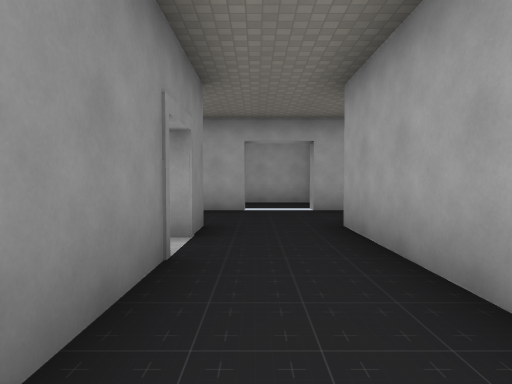
View 1 (above)

23 first-person views from a walk through a 3-D level made in the Godot game engine. The camera is 1.3 m above the floor, tilts 2° down and sees 75° across. The floor is counted in squares, 2 m on a side. Each view is taken from the middle of a square. On the plan, view 1 faces up. The plan holds only what a view shows up to about 10 squares ahead; the rest is blank. Door leaves are left out where a doorway can be walked through. Some surface patterns are stand-ins.

View 2
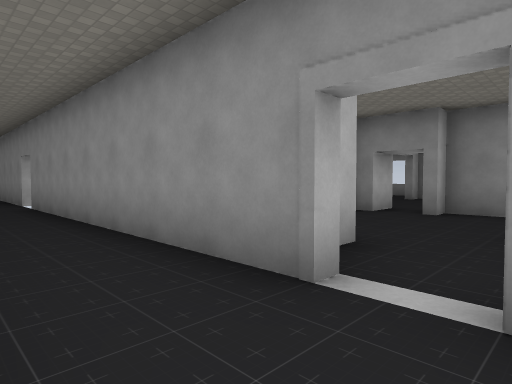

View 3
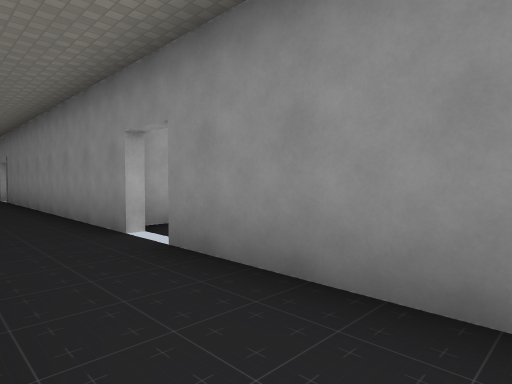

View 4
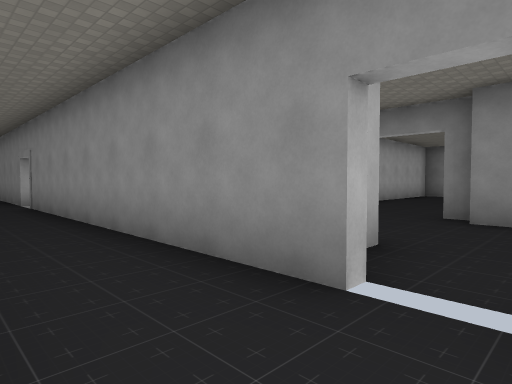

View 5
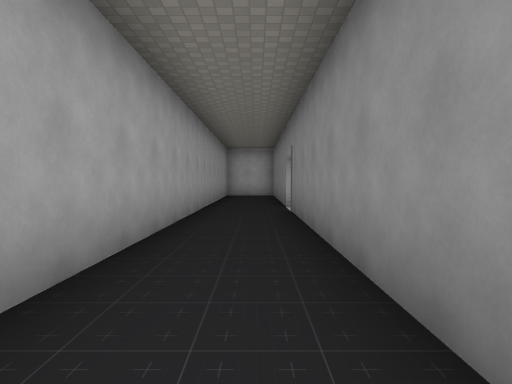

View 6
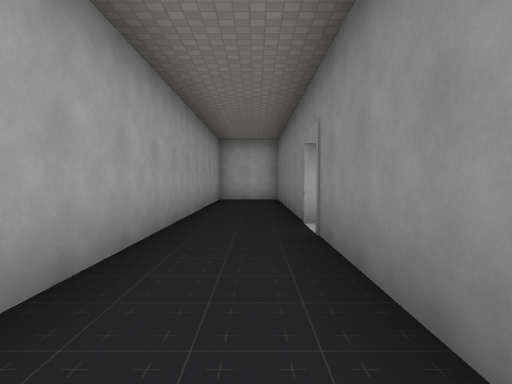

View 7
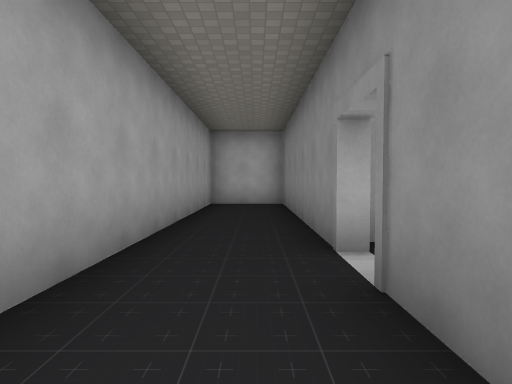

View 8
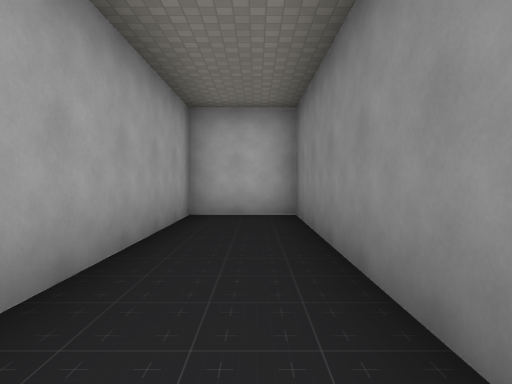

View 9
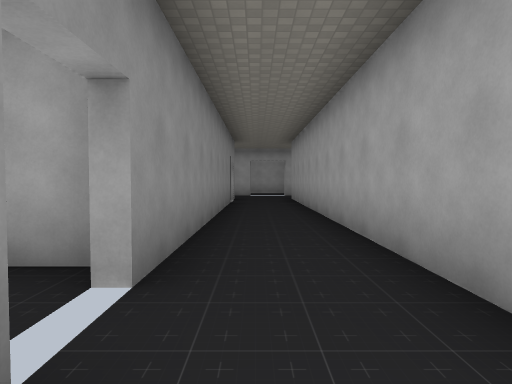

View 10
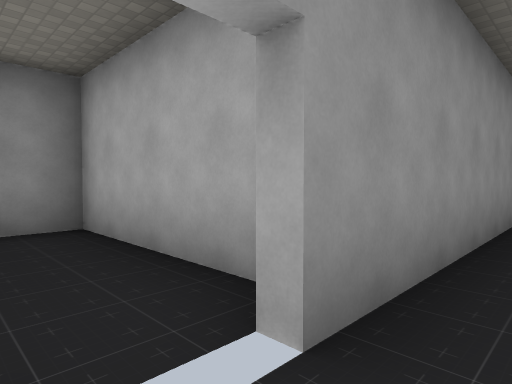

View 11
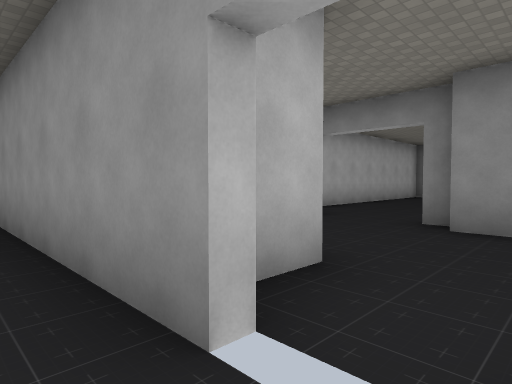

View 12
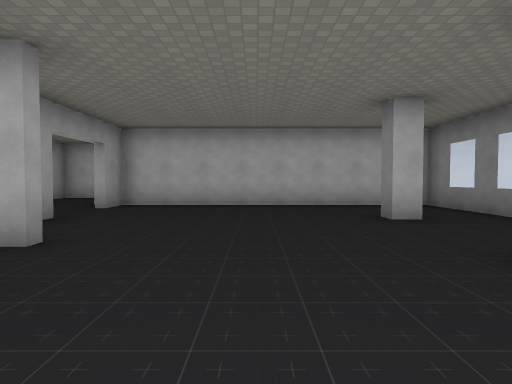

View 13
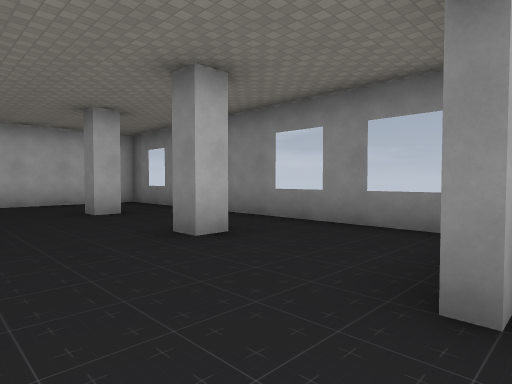

View 14
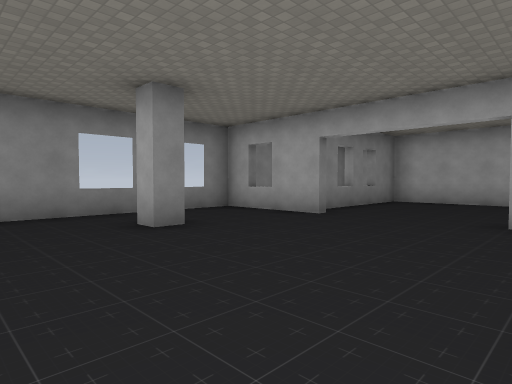

View 15
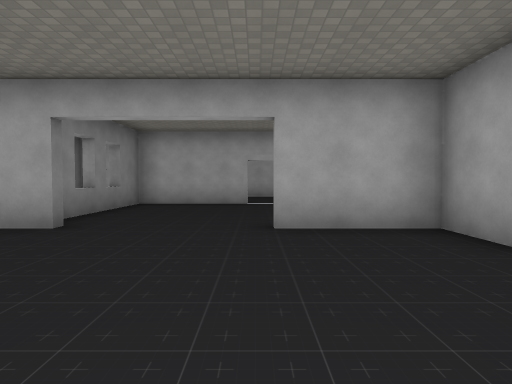

View 16
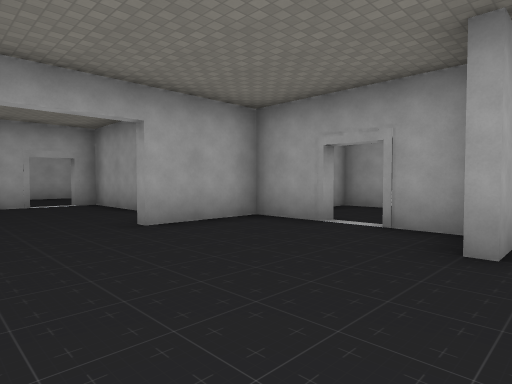

View 17
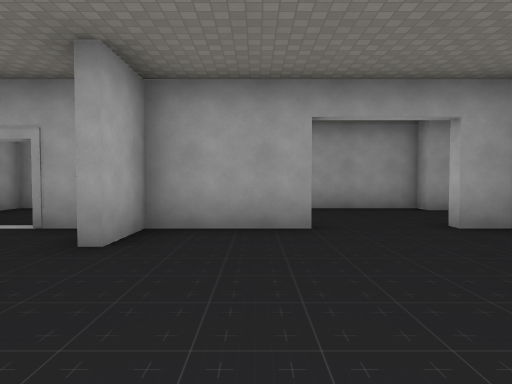

View 18
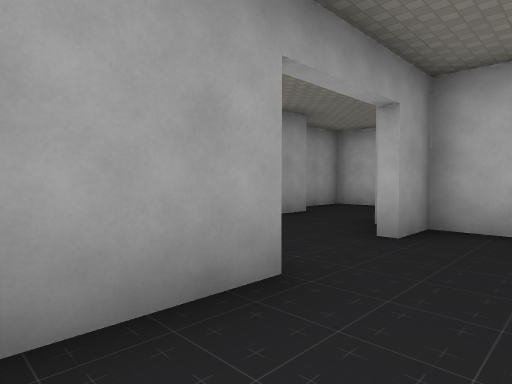

View 19
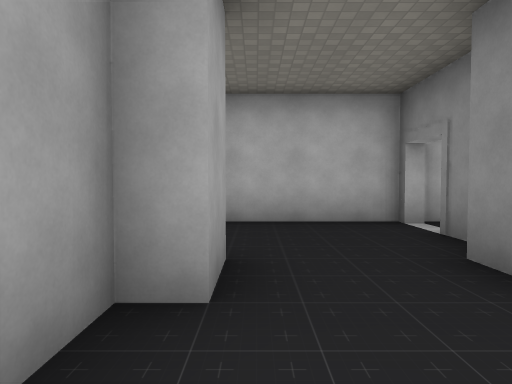

View 20
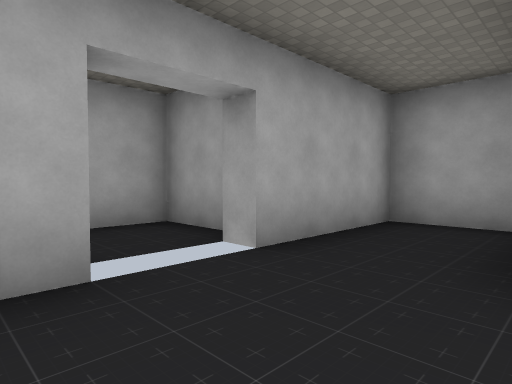

View 21
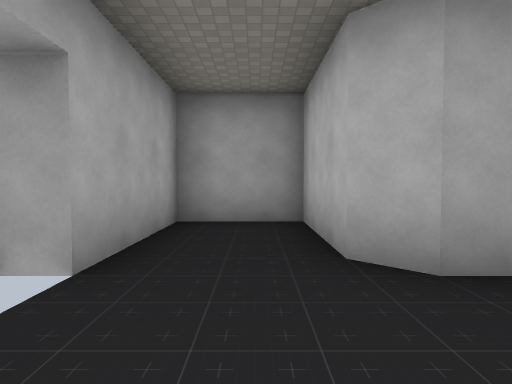

View 22
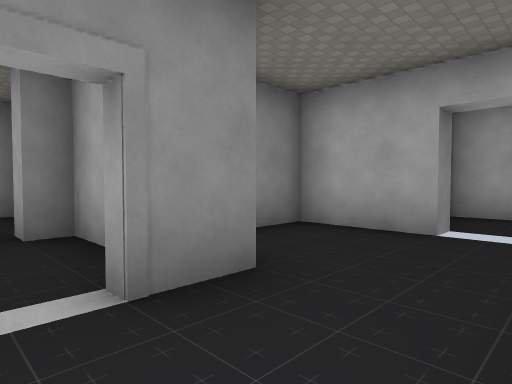

View 23
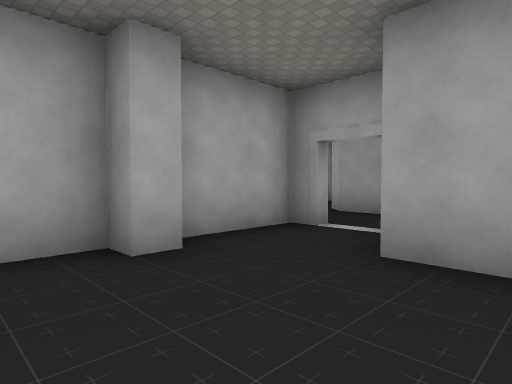

### Floor plan
Key: @ floor where view 1 was taken; # wall or solid block; . floor; D open door; T thing the floor can be seen under or through.
Columns run from 14 left of view 1 to 5 right of it. Each row starts with its distance up from view 1.
 10              ####
  9               ..#
  8              TTTT###
  7             #......#
  6       ..    #......#
  5       .. ####...####
  4   ####D###.##D..#
  3   #.....#....D..#
  2   #.....#...##..#
  1  ##.........##..#
  0 ####...#######@.#
 -1 #........# .##..#
 -2 #........D.. #..#
 -3 #........D   #..#
 -4 #..#....######..#
 -5 #........#...#..#
 -6 #........#...#..
 -7 #..#........##..
 -8 #...........##..
 -9 #........#..##..#
-10 ##########..##..#
-11          #..##..#
-12          #..##..#
-13          #####..#
-14              D..#
-15              D..#
-16              #..#
-17              #..#
-18              #..#
-19              #..#
-20              #..#
-21              #..#
-22              ####

Where each view was taken, in squares from view 1:
view 1: 0 up, 0 right, facing up
view 2: 4 up, 1 right, facing down-left
view 3: 2 down, 1 right, facing down-left
view 4: 5 down, 1 right, facing down-left
view 5: 7 down, 0 right, facing down
view 6: 10 down, 0 right, facing down
view 7: 12 down, 0 right, facing down
view 8: 15 down, 0 right, facing down
view 9: 7 down, 0 right, facing up
view 10: 6 down, 0 right, facing up-left
view 11: 5 down, 0 right, facing down-left
view 12: 1 down, 9 left, facing down
view 13: 0 up, 9 left, facing down-left
view 14: 6 down, 7 left, facing up-left
view 15: 5 down, 8 left, facing up
view 16: 5 down, 10 left, facing up-right
view 17: 6 down, 10 left, facing right
view 18: 5 down, 7 left, facing down-right
view 19: 8 down, 3 left, facing down
view 20: 5 up, 1 left, facing up-right
view 21: 6 up, 1 left, facing right
view 22: 3 up, 1 right, facing up-left
view 23: 1 up, 5 left, facing up-right
